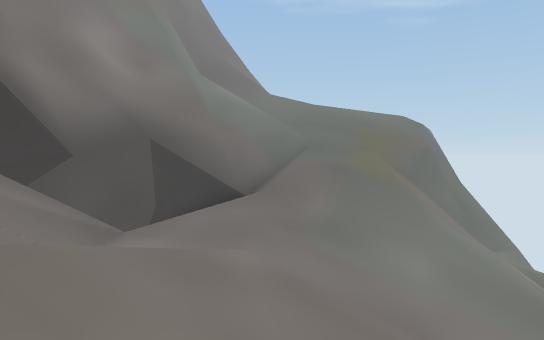
View 1 (above)

24 first-person views from a walk through a scene from a Unity 3-D project. The camera is 1.3 m above the floor, tilts 2° down and sees 70° across. The floor is counted in squares, 2 m on a side. Each view is taken from the middle of a square. On the plan, view 1 faces up. The plan holds only what a view shows up to about 11 squares ahead; the rest is blank. The place goes on beyond the plan. Some animated figures are left out.

View 2
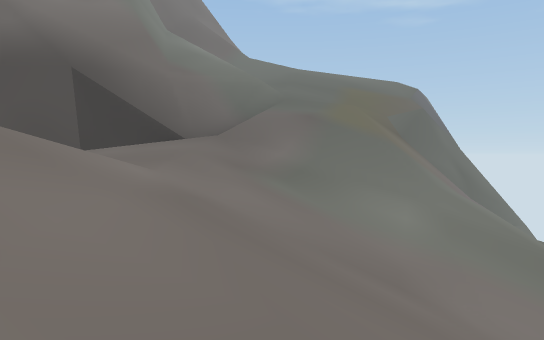

View 3
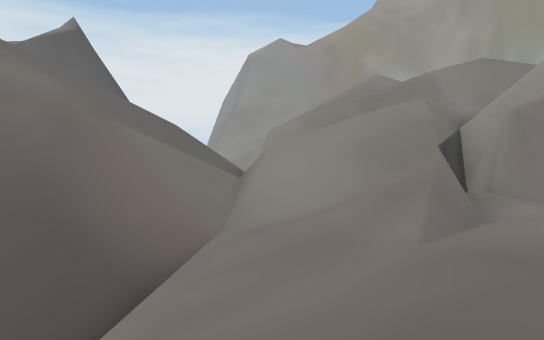

View 4
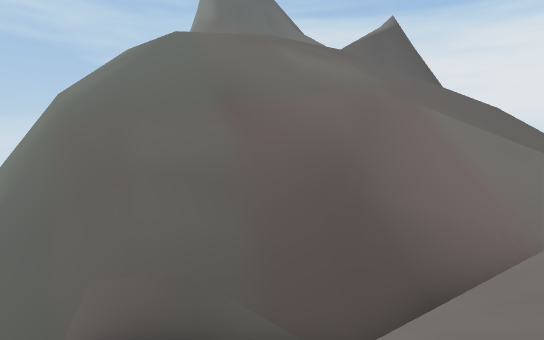

View 5
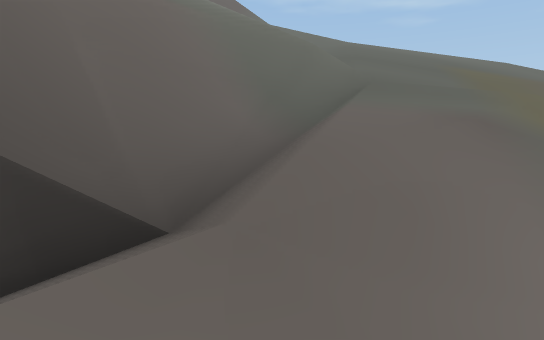

View 6
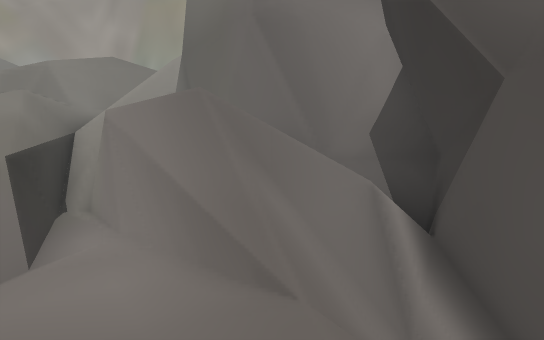

View 7
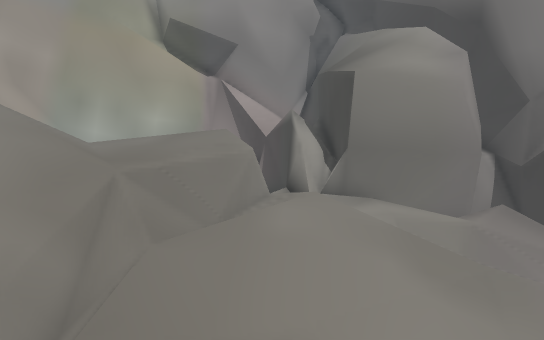

View 8
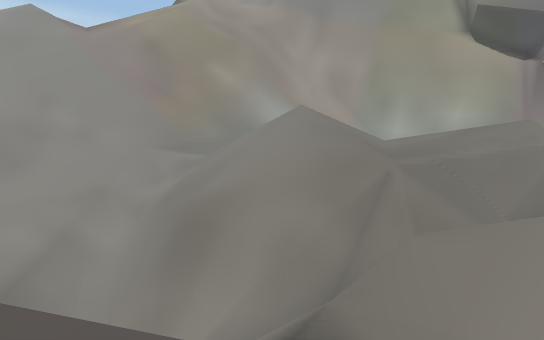

View 9
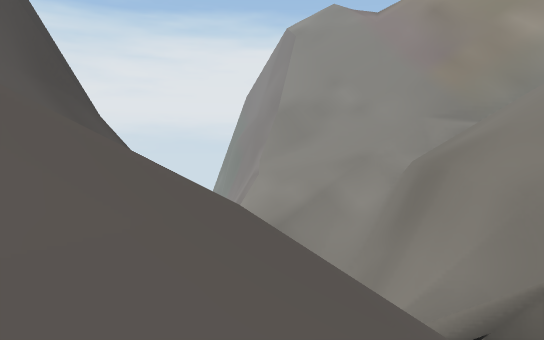

View 10
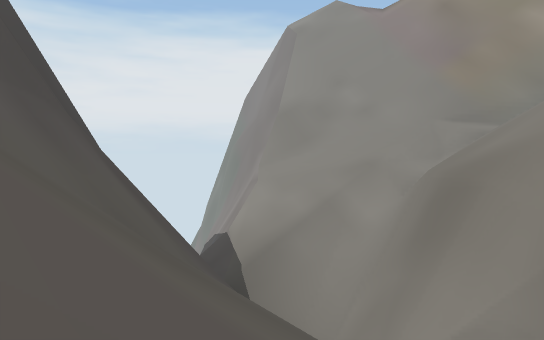

View 11
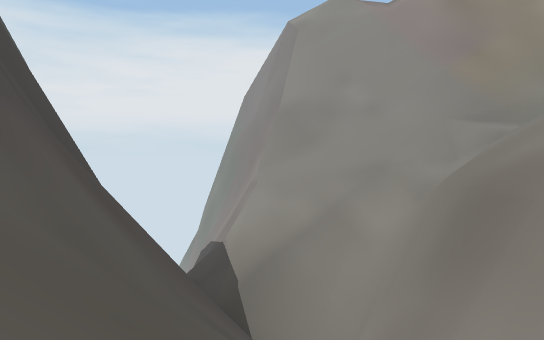

View 12
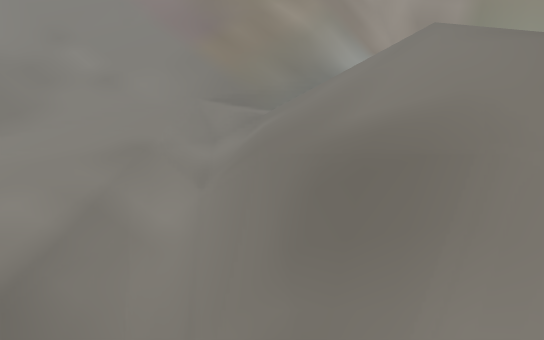

View 13
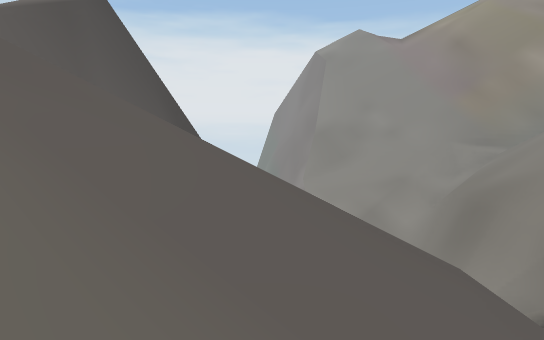

View 14
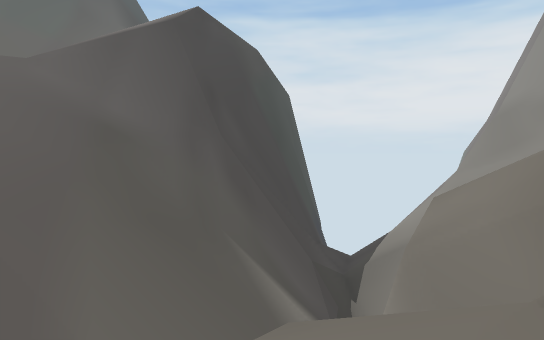

View 15
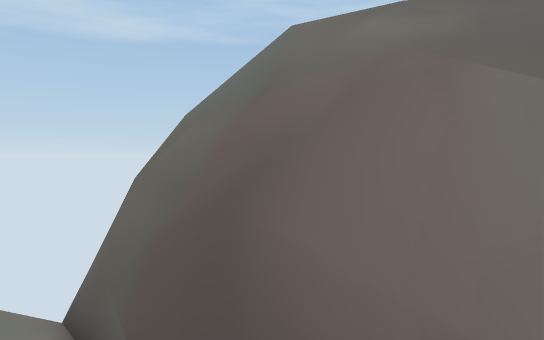

View 16
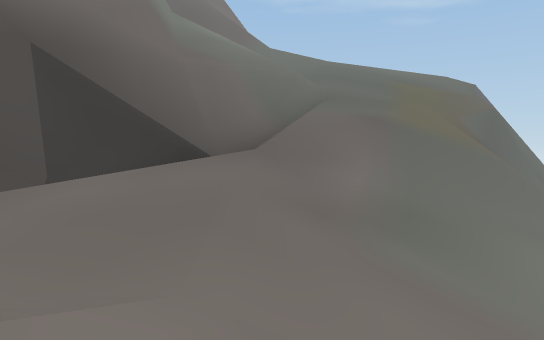

View 17
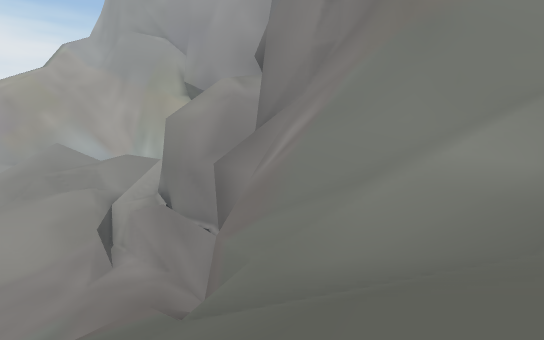

View 18
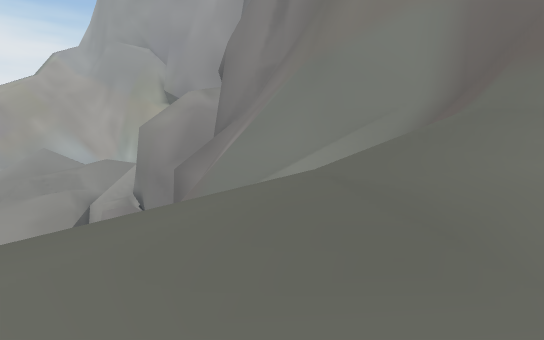

View 19
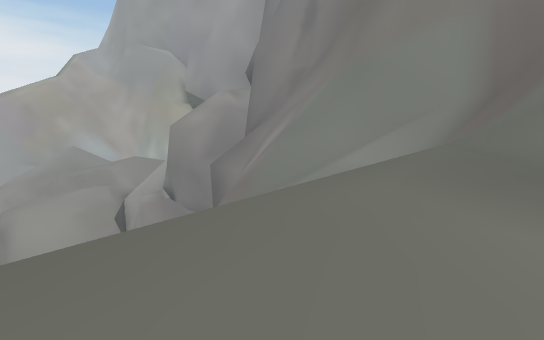

View 20
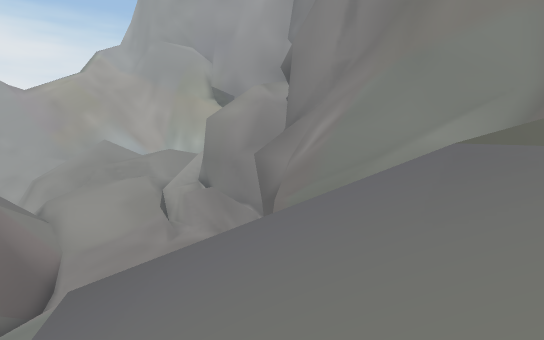

View 21
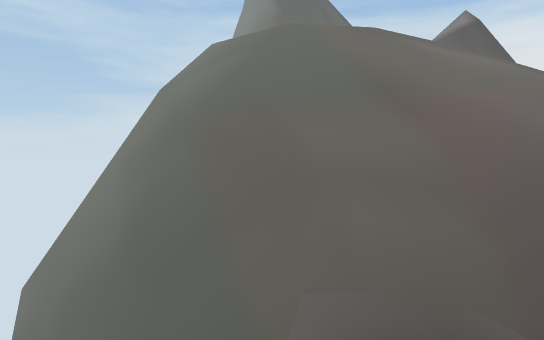

View 22
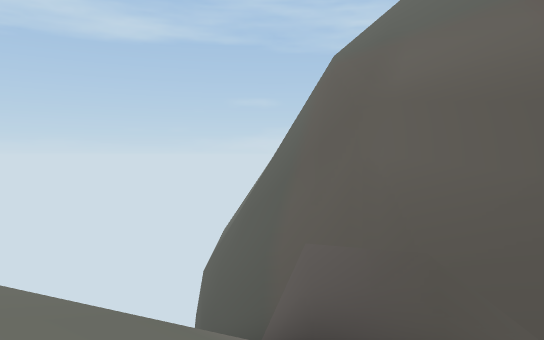

View 23
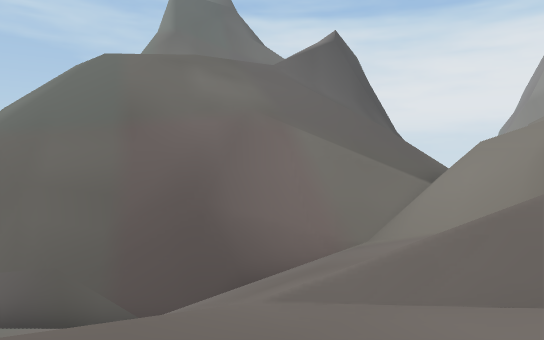

View 24
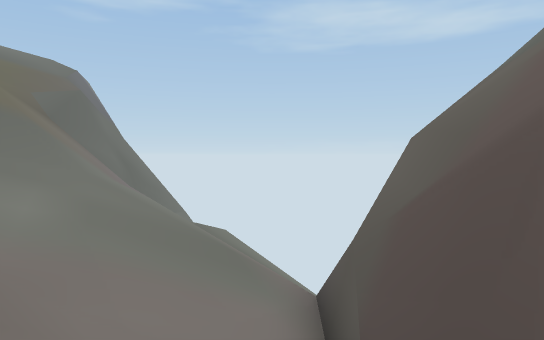

### Floor plan
Key: @ floor where view 1 was taken; # wall or solid block; x gap in a wall; . main floor; : floor 1.5 m higher than the main floor; - floor 1.75 m lower than the main floor; _ floor 3.25 m lower than the main floor; < floor 5 m lower than the main floor; ( floor 6.5 m lower than the main floor; ! floor 8 m lower than the main floor; ? floor 9.75 m lower than the main floor; / step, stairs or slope; = window, fence, low wall or low ledge; v drop or lower ground.
Columns run from 7 left of view 1 to 15 right of it. Each row starts with its distance up from view 1.
 22         //////
 21      ##=///...//
 20    ###/////////v
 19    #//  ///////
 18    #//////////
 17    ##/////////
 16    ##/////////vv
 15     #////////vv
 14     #//#/////v
 13     ##////////
 12     ###/////// vv
 11     ###//////// v
 10    ##//////////
  9    # /!///////    vvvvv
  8   ##v!!///////  ### vvv
  7   #vx!!////////##vvvvvv
  6   ###!!//////##vvvvvvvv
  5    ##!=!//= ##v//////v
  4     #x ///v##vv//////
  3    ##=//?/v# v//////
  2   ### //?/#vv//////
  1  ##vv//////////////
  0 v_<v///@///////////
 -1 vv_v//////////////:
 -2   x//////////////
 -3    #/////////////
 -4  ..##////v/////////
 -5  ..-#=vvvx/////////
 -6   ----__vv///////#/
 -7   -..-__v#//////#v
 -8   ....-_v# /##/##v
 -9   ....__v##=##v#vv
-10    :.-__v##=####vv
-11    ..-__## ?=#  vv
-12     .-_<#!!!?
-13     -__((((!!?
-14     ==  <(((!v
-15     ###=_<<
-16        #__<
-17        ###=
-18         ###

Where each view was taken, in squares from view 1:
view 1: 0 up, 0 right, facing up
view 2: 2 up, 1 right, facing up
view 3: 10 up, 1 right, facing down
view 4: 9 up, 1 right, facing down-right
view 5: 9 up, 0 right, facing up
view 6: 9 up, 1 left, facing down-left
view 7: 2 down, 6 right, facing left
view 8: 1 down, 6 right, facing down-left
view 9: 1 down, 4 right, facing down
view 10: 2 down, 4 right, facing down
view 11: 3 down, 4 right, facing down
view 12: 6 down, 5 right, facing down-left
view 13: 1 up, 6 right, facing down
view 14: 2 down, 1 left, facing down-right
view 15: 3 up, 0 right, facing right
view 16: 5 up, 0 right, facing up
view 17: 19 up, 4 right, facing down-left
view 18: 22 up, 4 right, facing down-left
view 19: 22 up, 6 right, facing down-left
view 20: 21 up, 8 right, facing down-left
view 21: 11 up, 4 right, facing down-right
view 22: 7 up, 3 right, facing right
view 23: 8 up, 2 left, facing down-right
view 24: 3 up, 2 right, facing up-right
